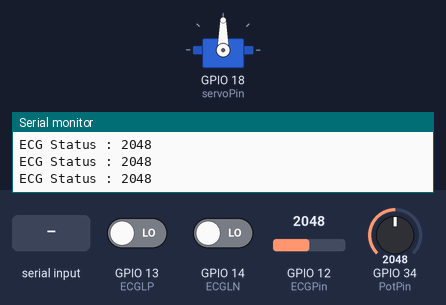
A sketch run on a simulated ESP32. Parts: servo, the last lines printed to the serial monitor. The inputs (shaded band) are chosen by the test bench; at power-on: GPIO 13 (ECGLP) LOW, GPIO 14 (ECGLN) LOW, GPIO 12 (ECGPin) = 2048, GPIO 34 (PotPin) = 2048. Nothing arrives over Bluetooth unless stated.

Above: at 1.2 s.
1.3 s: "<1,90,45>" received over the second serial link
At 3.0 s:
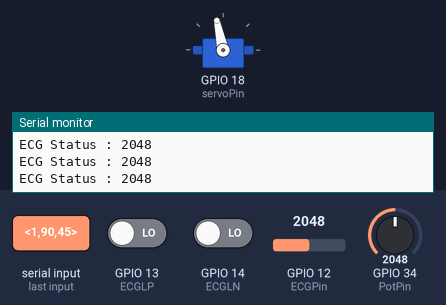
At 3.91 s:
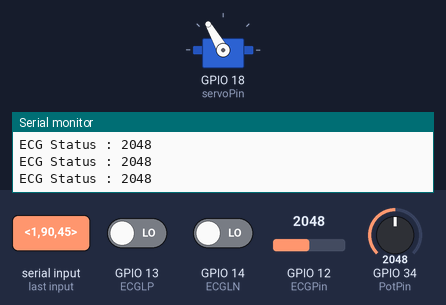
4.3 s: GPIO 13 (ECGLP) driven HIGH and GPIO 14 (ECGLN) driven HIGH
At 6.0 s:
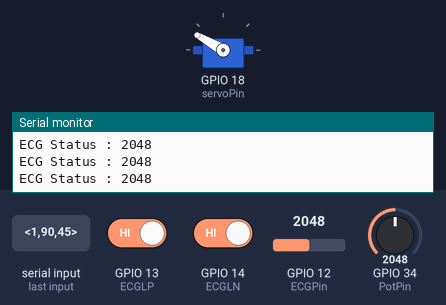
Timing chart, 0 to 7.5 s (numbered marks = the images above; inputs shaded):
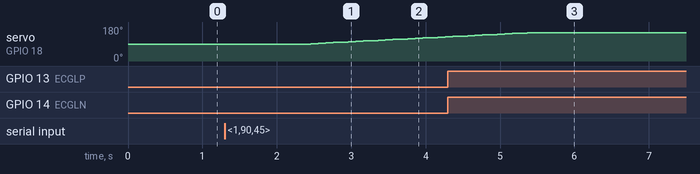

Measured:
- after the input at 1.3 s, servo on GPIO 18 (servoPin): moves from 90° to 128° over 1.8 s, starting after 1.2 s

The sketch:

BitirmeKolV4_20.03.2023.ino
```cpp
#include "BluetoothSerial.h"
#include <ESP32Servo.h>

//#define USE_PIN // Uncomment this to use PIN during pairing. The pin is specified on the line below
const char *pin = "1234"; // Change this to more secure PIN.

String device_name = "ESP32-BT-Slave";

#if !defined(CONFIG_BT_ENABLED) || !defined(CONFIG_BLUEDROID_ENABLED)
#error Bluetooth is not enabled! Please run `make menuconfig` to and enable it
#endif

#if !defined(CONFIG_BT_SPP_ENABLED)
#error Serial Bluetooth not available or not enabled. It is only available for the ESP32 chip.
#endif

BluetoothSerial SerialBT;

Servo myservo;

// Recommended PWM GPIO pins on the ESP32 include 2,4,12-19,21-23,25-27,32-33
// Possible PWM GPIO pins on the ESP32-S2: 0(used by on-board button),1-17,18(used by on-board LED),19-21,26,33-42
#if defined(ARDUINO_ESP32S2_DEV)
int servoPin = 17;
#else
int servoPin = 18;
#endif

#define PotPin A6

#define ECGPin 12//A1
#define ECGLP 13//A3
#define ECGLN 14///A2

#define Servo_Pin B8

#define ECGTrigLevel 500

#define OrtaDelay 200

int StepCounter = 0;

bool ExecuteMove = 0;
bool ExecuteHelp = 0;
int Way;

int WantedAngle = 0;
int CurrentAngle = 0;
byte ServoAngle = 90;
int ServoStep = 2;

byte Mode = 0;
byte trial = 0;
//////////////////////////USB
byte Index1, Index2, Index3, Index4, Index5, Index6;

char StartMarker = '<';
char EndMarker = '>';
char FirstByte;

bool islem = 0;

String SerialBTReceived;

//////////////////////////USB

void setup() {
  // initialize the SerialBT communication:
  Serial.begin(9600);
  //SerialBT.begin("ESP32test", true);
  SerialBT.begin(device_name); //Bluetooth device name
  Serial.printf("The device with name \"%s\" is started.\nNow you can pair it with Bluetooth!\n", device_name.c_str());
  //Serial.printf("The device with name \"%s\" and MAC address %s is started.\nNow you can pair it with Bluetooth!\n", device_name.c_str(), SerialBT.getMacString()); // Use this after the MAC method is implemented
#ifdef USE_PIN
  SerialBT.setPin(pin);
  Serial.println("Using PIN");
#endif

  /*
    #ifdef USE_PIN
    SerialBT.setPin(pin);
    Serial.println("Using PIN");
    #endif
  */


  ESP32PWM::allocateTimer(0);
  ESP32PWM::allocateTimer(1);
  ESP32PWM::allocateTimer(2);
  ESP32PWM::allocateTimer(3);
  myservo.setPeriodHertz(50);    // standard 50 hz servo

  myservo.attach(servoPin, 1000, 2000); // attaches the servo on pin 18 to the servo object

  // using default min/max of 1000us and 2000us
  // different servos may require different min/max settings
  // for an accurate 0 to 180 sweep

  myservo.write(ServoAngle);//90 dereceye git0

  pinMode(ECGPin, INPUT); // Setup for ECG
  pinMode(ECGLP, INPUT); // Setup for leads off detection LO +
  pinMode(ECGLN, INPUT); // Setup for leads off detection LO -

  pinMode(PotPin, INPUT); // Setup for Pot Position sens

}
//SerialBT ekle OTGden gelen bilgiye göre help veya move ve istenilen açıyı bul.
void loop() {

  delay(200);
  //////////////////////////USB
  if (SerialBT.available() > 6) {
    //effect integers

    delay(10);

    SerialBTReceived = SerialBT.readStringUntil('\n');//sona kadar oku
    FirstByte = SerialBTReceived.charAt(0); // ">" işareti oku
    if (FirstByte == StartMarker) { //startmark

      Index1 = SerialBTReceived.indexOf(StartMarker);//'<'
      Index2 = SerialBTReceived.indexOf(',', Index1 + 1);
      Index3 = SerialBTReceived.indexOf(',', Index2 + 1);
      Index4 = SerialBTReceived.indexOf(',', Index3 + 1);
      Index5 = SerialBTReceived.indexOf(',', Index4 + 1);
      Index6 = SerialBTReceived.indexOf(EndMarker, Index5 + 1);//'>' <1,100,,>


      Mode = SerialBTReceived.substring(Index1 + 1, Index2).toInt(); //toint cost 100uS
      WantedAngle = SerialBTReceived.substring(Index2 + 1, Index3).toInt();
      /* RGBs[0][2] = SerialBTReceived.substring(Index3 + 1, Index4).toInt();
        RGBs[0][3] = SerialBTReceived.substring(Index4 + 1, Index5).toInt();*/

      delay(10);
    }
    else SerialBT_flush_buffer();
  }
  //////////////////////////USB END


  CurrentAngle = (analogRead(PotPin) / 3) - 210;

  if ((digitalRead(ECGLP) == 1) || (digitalRead(ECGLN) == 1)) {
    SerialBT.println("! ECG SENSOR ERROR !");
    Serial.println("! ECG SENSOR ERROR !");
  }
  else {
    // send the value of analog input 0:
    SerialBT.print("ECG Status : ");
    SerialBT.println(analogRead(ECGPin));
    Serial.print("ECG Status : ");
    Serial.println(analogRead(ECGPin));
  }
  //Wait for a bit to keep SerialBT data from saturating
  delay(1);


  if (ExecuteMove || Mode == 1) {
    SerialBT.println("ExecuteMove");
    //myservo.write(80);
    if (WantedAngle < CurrentAngle) {
      ServoStep = abs(ServoStep);
    }
    else {
      ServoStep = abs(ServoStep) * (-1);
    }
    SerialBT.print("ServoStep : ");
    SerialBT.println(ServoStep);
    StepCounter = 0;
    while ((abs(WantedAngle - CurrentAngle)) > 3) {
      StepCounter++;
      CurrentAngle = (analogRead(PotPin) / 3) - 210;
      ServoAngle = ServoAngle + ServoStep;

      if (ServoAngle < 5 )ServoAngle = 5;
      if (ServoAngle > 150 )ServoAngle = 150;

      myservo.write(ServoAngle);

      SerialBT.print("StepCounter : ");
      SerialBT.println(StepCounter);
      delay(100);
      if (StepCounter >= 50)break;
    }
    Mode = 0;
    StepCounter = 0;
  }
  /*
    if (ExecuteHelp) {
      digitalWrite(PowerPin, LOW);
      if (WantedAngle > CurrentAngle) {
        digitalWrite(DirPin, HIGH);
        ServoStep = abs(ServoStep);
      }
      else {
        digitalWrite(DirPin, LOW);
        ServoStep = (abs(ServoStep) * (-1));
      }
      StepCounter = 0;
      while ((abs(WantedAngle - CurrentAngle)) < 5) {
        StepCounter++;
        //Stepit();

        if (StepCounter >= 50)break;
      }
    }*/

  SerialBT.print("Wanted Angle : ");
  SerialBT.println(WantedAngle);
  SerialBT.print("Current Angle : ");
  SerialBT.println(CurrentAngle);
  SerialBT.print("ServoAngle : ");
  SerialBT.println(ServoAngle);
}//main

void ServoSafety() {
  if (ServoAngle < 5 )ServoAngle = 5;
  if (ServoAngle < 175 )ServoAngle = 175;
}

void SerialBT_flush_buffer()
{
  while (SerialBT.read() >= 0)
    ; // do nothing
}
/*
  void program1() {
  for (int i = 0; i < 10; i++) {
    servokonumOrtaHiz(120);//120 dereceye git
    delay(2000);
    servokonumOrtaHiz(50);//50 dereceye git
    delay(2000);
  }

  }

  void servokonumOrtaHiz(byte whereToGo) {
  CurrentAngle = analogRead(PotPin);
  if ((whereToGo - CurrentAngle) > 0)Way = 1;
  myservo.write(CurrentAngle);
  delay(OrtaDelay);
  while (abs(whereToGo - CurrentAngle) > 3) {
    CurrentAngle = analogRead(PotPin);
    myservo.write(CurrentAngle + Way);
    delay(OrtaDelay);
    trial++;
    if (trial > 90) {
      trial = 0;
      break;
    }
  }
  }
*/
```
